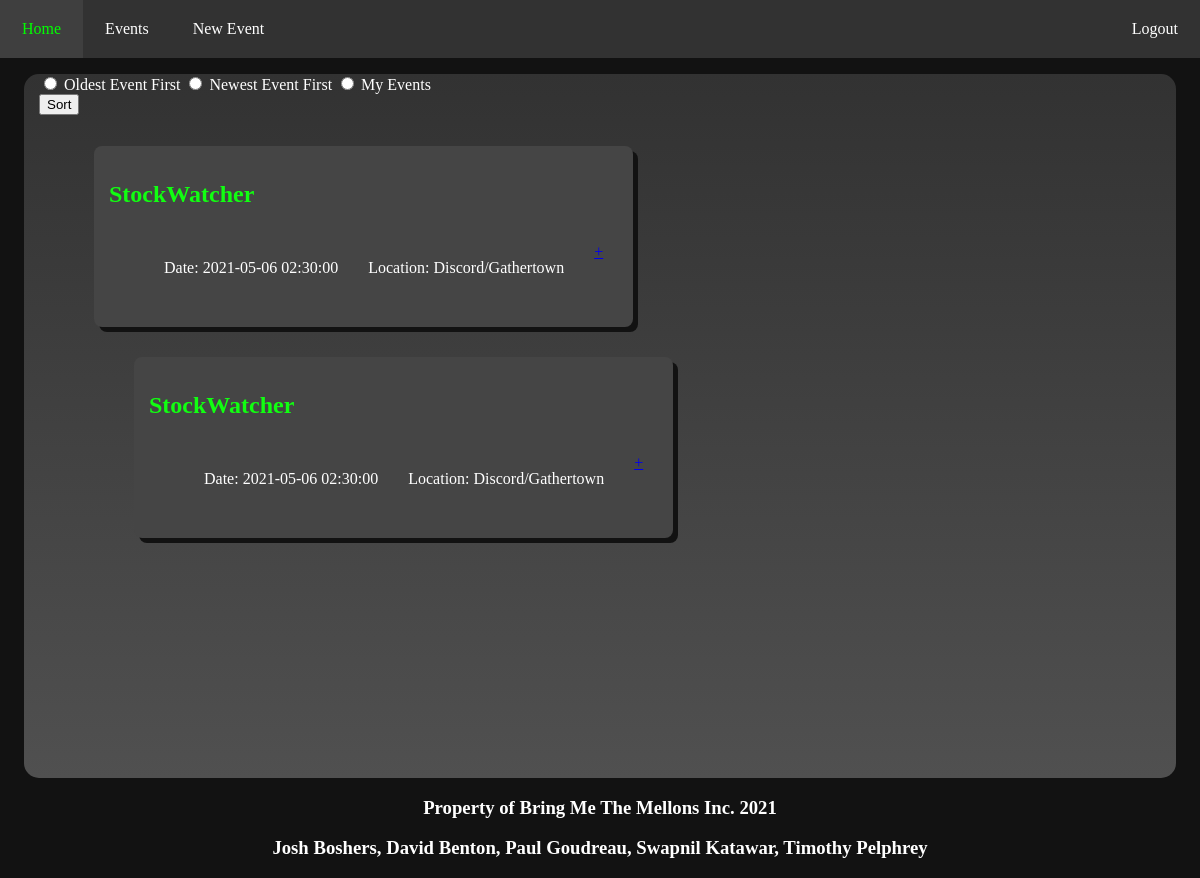
The page /events (signed in) on the database its author committed.
### database/models.py (models this page shows, shortened)
class Event(db.Model):
    id = db.Column('id', db.Integer, primary_key=True)
    host_id = db.Column(db.Integer, db.ForeignKey('user.id'), nullable=False)
    name = db.Column('name', db.String(100), nullable=False)
    is_private = db.Column('is_private', db.Boolean, default=False, nullable=False)
    location = db.Column('location', db.String(200), nullable=False)
    start_time = db.Column('start_time', db.DateTime, nullable=False)
    end_time = db.Column('end_time', db.DateTime)
    image = db.Column('image', db.String(50))
    description = db.Column('description', db.VARCHAR, nullable=False)
    rsvps = db.relationship('RSVP', backref='event', cascade='all, delete-orphan', lazy=True)

### app.py (the view)
@app.route('/events', methods=['GET','POST'])
def event_list():
    events_form = EventsForm()
    if session.get('user'):
        if request.method == 'POST':
            events = None
            if request.form.get('sort_order') == 'O':
                public_events = db.session.query(Event).filter_by(is_private=False).order_by(desc(Event.id)).all()
                host_events = db.session.query(Event).filter_by(host_id=session.get('user_id')).order_by(desc(Event.id)).all()
                events = set(public_events + host_events)
            if request.form.get('sort_order') == 'N':
                public_events = db.session.query(Event).filter_by(is_private=False).order_by(asc(Event.id)).all()
                host_events = db.session.query(Event).filter_by(host_id=session.get('user_id')).order_by(asc(Event.id)).all()
                events = set(public_events + host_events)
            if request.form.get('sort_order') == 'M':
                events = db.session.query(Event).filter_by(host_id=session.get('user_id')).order_by(Event.name).all()
            return render_template('events.html', events=events, form=events_form)
        else:
            public_events = db.session.query(Event).filter_by(is_private=False).all()
            host_events = db.session.query(Event).filter_by(host_id=session.get('user_id')).all()
            events = set(public_events + host_events)
            return render_template('events.html', events=events, form=events_form)
    return redirect(url_for('login'))

### forms.py
class EventsForm(FlaskForm):
    class Meta:
        csrf = False
    sort_order = RadioField('sort_order', choices=[('O','Oldest Event First'),('N','Newest Event First'),('M','My Events')])
    submit = SubmitField('Sort')

### templates/events.html (shortened to what this page needs)
<!DOCTYPE html>
<html lang="en">
    <head>
        <link rel="stylesheet" href="{{ url_for('static', filename='css/main.css') }}">
    </head>
    <body>
        <nav>
        <ul id="navbar">
          <li><a class="nav-link" href="/index"> Home </a></li>
          <li><a class="nav-link"  href="/events"> Events </a></li>
          <li><a class="nav-link"  href="/events/new"> New Event </a></li>
            {% if session['user'] %}
            <div class="nav-right">
            <li><a class="nav-link" id="login"  href="/logout"> Logout </a></li>
            </div>
            {% else %}
            <div class="nav-right">
            <li><a class="nav-link" id="login"  href="/login"> Login </a></li>
            </div>
            {% endif %}
        </ul>
      </nav>
      <div class="row">
        <div class="spacer"></div>
        <div class="event_frame_l">
          <form action="{{ url_for('event_list') }}" method="post">
            <div class="formwrapper">
                <div class="form-field">
                    {% for subfield in form.sort_order %}
                        {{ subfield }} {{ subfield.label }}
                    {% endfor %}
                </div>
                {{ form.submit }}
            </div>
        </form>
          {%for event in events%}
          <ul class="event_list">
            <li><div class="public_event">
                <h2> {{event.name}}</h2>
                <ul class="event_info">
                  <li class="info"><p> Date: {{event.start_time}}</p></li>
                  <li class="info"><p> Location: {{event.location}}</p></li>
                  <li class="info"><a href="events/{{event.id}}"> +</a></li>
                </ul>
            </div></li>
          {%endfor%}
        </div>
        <div class="spacer"></div>
      </div>
      <div class="footer">
          <h3>Property of Bring Me The Mellons Inc. 2021</h3>
          <h3>Josh Boshers, David Benton, Paul Goudreau, Swapnil Katawar, Timothy Pelphrey</h3>
      </div>
    </body>
</html>

### static/css/main.css (style rules this page uses)
body { background-color: #111111; margin: 0px; background-color: #121212 }
#navbar { list-style-type: none; background-color: #323232; margin:0; padding:0; overflow: hidden; }
.nav-right { float:right; }
li { float:left; }
.nav-link { text-decoration: none; display: block; color: white; text-align: center; padding: 20px 22px; background-color: #323232; vertical-align: center; float: right; }
.footer { background-color: #323232 position: fixed; bottom: 0; left:0; width: 100%; text-align: center; }
.event_frame_l { background-image: linear-gradient( to bottom, #323232, #505050); flex:50%; border-radius: 15px; padding-left: 15px; height: 88vh; padding-right: 15px; overflow-y: auto; }
.spacer { width: 2%; }
p { color: white; }
h2 { color:#11FF11; }
h3 { color:white; }
.public_event { background-color: #454545; border-radius: 8px; padding:15px; box-shadow: 5px 5px #121212; }
.row { display: flex; float:left width:50%; height: 90%; }
.event_list { display: inline; float: left; list-style-type: none; }
.event_list li { padding: 15px; }
.event_info { list-style-type: none; display: inline-block; }
.info { padding-left: 20px; }
.form-field { color:white; }

### rows shown on the page
Event: name "StockWatcher", start_time "2021-05-06 02:30:00", location "Discord/Gathertown"
Event: name "StockWatcher", start_time "2021-05-06 02:30:00", location "Discord/Gathertown"

### other values the page prints
{{ subfield.label }} "Oldest Event First" "Newest Event First" "My Events"
